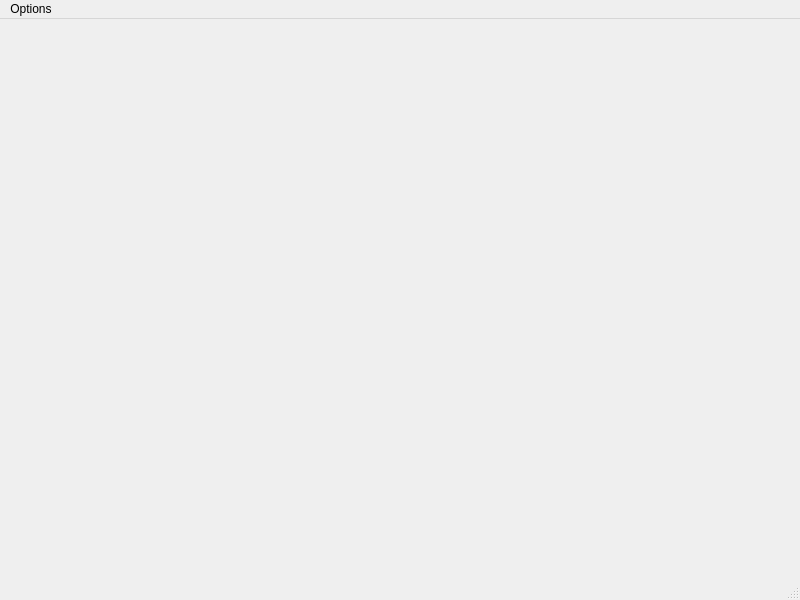
<?xml version="1.0" encoding="UTF-8"?>
<ui version="4.0">
 <class>MainWindow</class>
 <widget class="QMainWindow" name="MainWindow">
  <property name="geometry">
   <rect>
    <x>0</x>
    <y>0</y>
    <width>800</width>
    <height>600</height>
   </rect>
  </property>
  <property name="windowTitle">
   <string>MainWindow</string>
  </property>
  <widget class="QWidget" name="centralwidget">
   <layout class="QGridLayout" name="gridLayout">
    <item row="0" column="0">
     <layout class="QHBoxLayout" name="horizontalLayout">
      <item>
       <spacer name="horizontalSpacer">
        <property name="orientation">
         <enum>Qt::Orientation::Horizontal</enum>
        </property>
        <property name="sizeHint" stdset="0">
         <size>
          <width>40</width>
          <height>20</height>
         </size>
        </property>
       </spacer>
      </item>
      <item>
       <layout class="QVBoxLayout" name="verticalLayout">
        <item>
         <spacer name="verticalSpacer">
          <property name="orientation">
           <enum>Qt::Orientation::Vertical</enum>
          </property>
          <property name="sizeHint" stdset="0">
           <size>
            <width>20</width>
            <height>40</height>
           </size>
          </property>
         </spacer>
        </item>
        <item>
         <widget class="QLabel" name="lblLogo">
          <property name="text">
           <string/>
          </property>
         </widget>
        </item>
        <item>
         <spacer name="verticalSpacer_2">
          <property name="orientation">
           <enum>Qt::Orientation::Vertical</enum>
          </property>
          <property name="sizeHint" stdset="0">
           <size>
            <width>20</width>
            <height>40</height>
           </size>
          </property>
         </spacer>
        </item>
       </layout>
      </item>
      <item>
       <spacer name="horizontalSpacer_2">
        <property name="orientation">
         <enum>Qt::Orientation::Horizontal</enum>
        </property>
        <property name="sizeHint" stdset="0">
         <size>
          <width>40</width>
          <height>20</height>
         </size>
        </property>
       </spacer>
      </item>
     </layout>
    </item>
   </layout>
  </widget>
  <widget class="QMenuBar" name="menubar">
   <property name="geometry">
    <rect>
     <x>0</x>
     <y>0</y>
     <width>800</width>
     <height>25</height>
    </rect>
   </property>
   <widget class="QMenu" name="menuOptions">
    <property name="title">
     <string>Options</string>
    </property>
    <addaction name="actionImport_orders"/>
    <addaction name="actionView_Orders"/>
   </widget>
   <addaction name="menuOptions"/>
  </widget>
  <widget class="QStatusBar" name="statusbar"/>
  <action name="actionImport_orders">
   <property name="text">
    <string>Import orders</string>
   </property>
  </action>
  <action name="actionView_Orders">
   <property name="text">
    <string>View Orders</string>
   </property>
  </action>
 </widget>
 <resources/>
 <connections/>
</ui>
